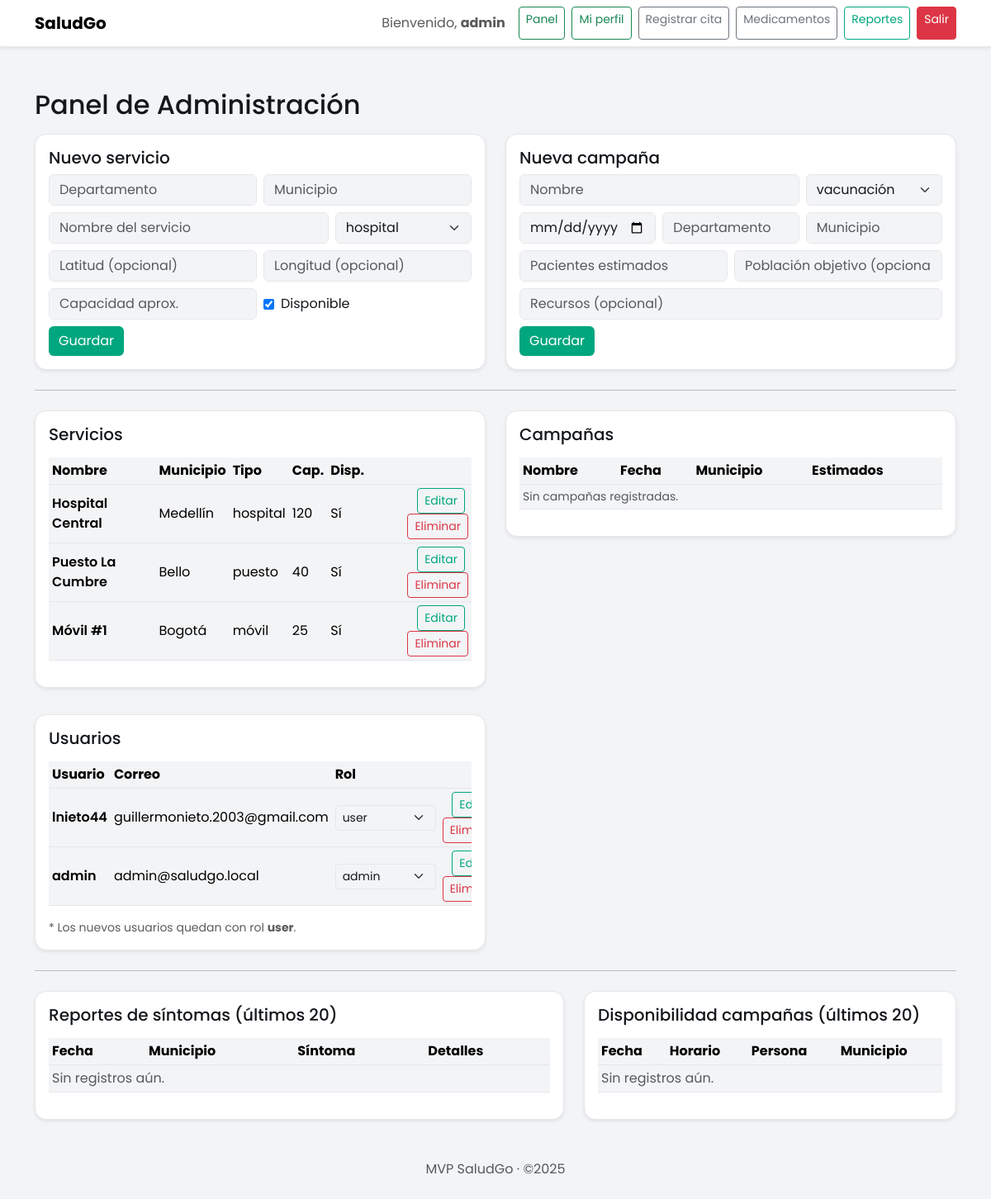
The page /admin (signed in) on the database its author committed.
### tables this page shows
CREATE TABLE users (
  id INTEGER PRIMARY KEY AUTOINCREMENT,
  username TEXT UNIQUE NOT NULL,
  email TEXT,
  password_hash TEXT NOT NULL,
  role TEXT NOT NULL DEFAULT 'user',
  created_at TEXT DEFAULT CURRENT_TIMESTAMP
);

CREATE TABLE services (
  id INTEGER PRIMARY KEY AUTOINCREMENT,
  depto TEXT, municipio TEXT, name TEXT NOT NULL, type TEXT,
  lat REAL, lon REAL, capacity INTEGER DEFAULT 30, available INTEGER DEFAULT 1,
  created_at TEXT DEFAULT CURRENT_TIMESTAMP
);

### app.py (the view)
@app.route("/admin")
@admin_required
def admin():
    db = get_db()
    services = db.execute("SELECT * FROM services ORDER BY created_at DESC").fetchall()
    campaigns = db.execute(
        "SELECT * FROM campaigns ORDER BY (fecha IS NULL), fecha DESC, created_at DESC"
    ).fetchall()
    users = db.execute(
        "SELECT id, username, email, role, created_at FROM users ORDER BY created_at DESC"
    ).fetchall()
    reports = db.execute(
        """
        SELECT id, fecha, depto, municipio, symptom,
               substr(coalesce(details,''),1,80) AS details, created_at
        FROM community_reports
        ORDER BY created_at DESC
        LIMIT 20
    """
    ).fetchall()
    slots = db.execute(
        """
        SELECT id, coalesce(username,'(Anónimo)') as username,
               fecha, horario, depto, municipio, created_at
        FROM availability_slots
        ORDER BY created_at DESC
        LIMIT 20
    """
    ).fetchall()
    return render_template(
        "admin.html",
        user=current_user(),
        services=services,
        campaigns=campaigns,
        users=users,
        reports=reports,
        slots=slots,
    )

### templates/admin.html (shortened to what this page needs)
{% extends "base.html" %}
{% block content %}
<div class="container py-4">
  <h2 class="mb-3">Panel de Administración</h2>
  <div class="row g-4">
    <div class="col-lg-6">
      <div class="card shadow-sm p-3">
        <h5>Nuevo servicio</h5>
        <form method="post" action="{{ url_for('admin_services_create') }}">
          <div class="row g-2">
            <div class="col-md-6">
              <input name="depto" class="form-control" placeholder="Departamento">
            </div>
            <div class="col-md-6">
              <input name="municipio" class="form-control" placeholder="Municipio">
            </div>
            <div class="col-md-8">
              <input name="name" class="form-control" placeholder="Nombre del servicio" required>
            </div>
            <div class="col-md-4">
              <select name="type" class="form-select">
                <option>hospital</option>
              </select>
            </div>
            <div class="col-md-6">
              <input name="lat" class="form-control" placeholder="Latitud (opcional)">
            </div>
            <div class="col-md-6">
              <input name="lon" class="form-control" placeholder="Longitud (opcional)">
            </div>
            <div class="col-md-6">
              <input name="capacity" class="form-control" placeholder="Capacidad aprox.">
            </div>
            <div class="col-md-6 d-flex align-items-center gap-2">
              <input type="checkbox" name="available" checked> Disponible
            </div>
            <div class="col-12">
              <button class="btn btn-primary">Guardar</button>
            </div>
          </div>
        </form>
      </div>
    </div>
    <div class="col-lg-6">
      <div class="card shadow-sm p-3">
        <h5>Nueva campaña</h5>
        <form method="post" action="{{ url_for('admin_campaigns_create') }}">
          <div class="row g-2">
            <div class="col-md-8">
              <input name="name" class="form-control" placeholder="Nombre" required>
            </div>
            <div class="col-md-4">
              <select name="type" class="form-select">
                <option>vacunación</option>
              </select>
            </div>
            <div class="col-md-4">
              <input type="date" name="fecha" class="form-control">
            </div>
            <div class="col-md-4">
              <input name="depto" class="form-control" placeholder="Departamento">
            </div>
            <div class="col-md-4">
              <input name="municipio" class="form-control" placeholder="Municipio">
            </div>
            <div class="col-md-6">
              <input name="expected_patients" class="form-control" placeholder="Pacientes estimados">
            </div>
            <div class="col-md-6">
              <input name="target" class="form-control" placeholder="Población objetivo (opcional)">
            </div>
            <div class="col-12">
              <input name="resources" class="form-control" placeholder="Recursos (opcional)">
            </div>
            <div class="col-12">
              <button class="btn btn-primary">Guardar</button>
            </div>
          </div>
        </form>
      </div>
    </div>
  </div>
  <hr class="my-4">
  <div class="row g-4">
    <div class="col-lg-6">
      <div class="card p-3 shadow-sm">
        <h5 class="mb-3">Servicios</h5>
        <div class="table-responsive">
          <table class="table table-sm align-middle">
            <thead>
              <tr>
                <th>Nombre</th>
                <th>Municipio</th>
                <th>Tipo</th>
                <th>Cap.</th>
                <th>Disp.</th>
                <th class="text-end"></th>
              </tr>
            </thead>
            <tbody>
              {% for s in services %}
              <tr>
                <td class="fw-semibold">{{ s['name'] }}</td>
                <td>{{ s['municipio'] or '' }}</td>
                <td>{{ s['type'] }}</td>
                <td>{{ s['capacity'] }}</td>
                <td>{{ 'Sí' if s['available'] else 'No' }}</td>
                <td class="text-end">
                  <button
                    class="btn btn-sm btn-outline-primary me-1"
                    data-bs-toggle="modal"
                    data-bs-target="#editServiceModal"
                    data-id="{{ s['id'] }}"
                    data-name="{{ s['name'] }}"
                    data-type="{{ s['type'] }}"
                    data-depto="{{ s['depto'] }}"
                    data-municipio="{{ s['municipio'] }}"
                    data-lat="{{ s['lat'] }}"
                    data-lon="{{ s['lon'] }}"
                    data-capacity="{{ s['capacity'] }}"
                    data-available="{{ 1 if s['available'] else 0 }}">
                    Editar
                  </button>
                  <form class="d-inline" method="post" action="{{ url_for('admin_delete') }}"
                        onsubmit="return confirm('¿Eliminar servicio?')">
                    <button class="btn btn-sm btn-outline-danger">Eliminar</button>
                  </form>
                </td>
              </tr>
              {% else %}
              <tr>
                <td colspan="6" class="text-muted small">Sin servicios registrados.</td>
              </tr>
              {% endfor %}
            </tbody>
          </table>
        </div>
      </div>
    </div>
    <div class="col-lg-6">
      <div class="card p-3 shadow-sm">
        <h5 class="mb-3">Campañas</h5>
        <div class="table-responsive">
          <table class="table table-sm align-middle">
            <thead>
              <tr>
                <th>Nombre</th>
                <th>Fecha</th>
                <th>Municipio</th>
                <th>Estimados</th>
                <th class="text-end"></th>
              </tr>
            </thead>
            <tbody>
              {% for c in campaigns %}
              <tr>
                <td class="fw-semibold">{{ c['name'] }}</td>
                <td>{{ c['fecha'] or '' }}</td>
                <td>{{ c['municipio'] or '' }}</td>
                <td>{{ c['expected_patients'] or 0 }}</td>
                <td class="text-end">
                  <button
                    class="btn btn-sm btn-outline-primary me-1"
                    data-bs-toggle="modal"
                    data-bs-target="#editCampaignModal"
                    data-id="{{ c['id'] }}"
                    data-name="{{ c['name'] }}"
                    data-type="{{ c['type'] }}"
                    data-fecha="{{ c['fecha'] }}"
                    data-depto="{{ c['depto'] }}"
                    data-municipio="{{ c['municipio'] }}"
                    data-expected="{{ c['expected_patients'] }}"
                    data-target="{{ c['target'] }}"
                    data-resources="{{ c['resources'] }}">
                    Editar
                  </button>
                  <form class="d-inline" method="post" action="{{ url_for('admin_delete') }}"
                        onsubmit="return confirm('¿Eliminar campaña?')">
                    <input type="hidden" name="what" value="campaign">
                    <input type="hidden" name="id" value="{{ c['id'] }}">
                    <button class="btn btn-sm btn-outline-danger">Eliminar</button>
                  </form>
                </td>
              </tr>
              {% else %}
              <tr>
                <td colspan="5" class="text-muted small">Sin campañas registradas.</td>
              </tr>
              {% endfor %}
            </tbody>
          </table>
        </div>
      </div>
    </div>
  </div>
  <div class="row g-4 mt-2">
    <div class="col-lg-6">
      <div class="card p-3 shadow-sm">
        <h5 class="mb-3">Usuarios</h5>
        <div class="table-responsive">
          <table class="table table-sm align-middle">
            <thead>
              <tr>
                <th>Usuario</th>
                <th>Correo</th>
                <th>Rol</th>
                <th class="text-end"></th>
              </tr>
            </thead>
            <tbody>
              {% for u in users %}
              <tr>
                <td class="fw-semibold">{{ u['username'] }}</td>
                <td>{{ u['email'] or '' }}</td>
                <td style="min-width:130px">
                  <form method="post" action="{{ url_for('admin_users_role') }}">
                    <select name="role" class="form-select form-select-sm" onchange="this.form.submit()">
                      <option value="user"  {% if u['role']=='user'  %}selected{% endif %}>user</option>
                      <option value="admin" {% if u['role']=='admin' %}selected{% endif %}>admin</option>
                    </select>
                  </form>
                </td>
                <td class="text-end">
                  <button
                    class="btn btn-sm btn-outline-primary me-1"
                    data-bs-toggle="modal"
                    data-bs-target="#editUserModal"
                    data-id="{{ u['id'] }}"
                    data-username="{{ u['username'] }}"
                    data-email="{{ u['email'] or '' }}">
                    Editar
                  </button>
                  <form class="d-inline" method="post" action="{{ url_for('admin_delete') }}"
                        onsubmit="return confirm('¿Eliminar usuario?')">
                    <button class="btn btn-sm btn-outline-danger">Eliminar</button>
                  </form>
                </td>
              </tr>
              {% else %}
              <tr>
                <td colspan="4" class="text-muted small">Sin usuarios adicionales.</td>
              </tr>
              {% endfor %}
            </tbody>
          </table>
        </div>
        <div class="text-muted small">
          * Los nuevos usuarios quedan con rol <b>user</b>.
        </div>
      </div>
    </div>
  </div>
  <hr class="my-4">
  <div class="row g-4">
    <div class="col-lg-7">
      <div class="card p-3 shadow-sm">
        <h5 class="mb-3">Reportes de síntomas (últimos 20)</h5>
        <div class="table-responsive">
          <table class="table table-sm align-middle">
            <thead>
              <tr>
                <th>Fecha</th>
                <th>Municipio</th>
                <th>Síntoma</th>
                <th>Detalles</th>
              </tr>
            </thead>
            <tbody>
              {% for r in reports %}
              <tr>
                <td>{{ r['fecha'] }}</td>
                <td>{{ (r['depto'] or '') ~ ' / ' ~ (r['municipio'] or '') }}</td>
                <td>{{ r['symptom'] }}</td>
                <td class="text-truncate" style="max-width:320px">{{ r['details'] }}</td>
              </tr>
              {% else %}
              <tr>
                <td colspan="4" class="text-muted">Sin registros aún.</td>
              </tr>
              {% endfor %}
            </tbody>
          </table>
        </div>
      </div>
    </div>
    <div class="col-lg-5">
      <div class="card p-3 shadow-sm">
        <h5 class="mb-3">Disponibilidad campañas (últimos 20)</h5>
        <div class="table-responsive">
          <table class="table table-sm align-middle">
            <thead>
              <tr>
                <th>Fecha</th>
                <th>Horario</th>
                <th>Persona</th>
                <th>Municipio</th>
              </tr>
            </thead>
            <tbody>
              {% for s in slots %}
              <tr>
                <td>{{ s['fecha'] }}</td>
                <td>{{ s['horario'] }}</td>
                <td>{{ s['username'] }}</td>
                <td>{{ (s['depto'] or '') ~ ' / ' ~ (s['municipio'] or '') }}</td>
              </tr>
              {% else %}
              <tr>
                <td colspan="4" class="text-muted">Sin registros aún.</td>
              </tr>
              {% endfor %}
            </tbody>
          </table>
        </div>
      </div>
    </div>
  </div>
</div>
{% endblock %}

### templates/base.html (shortened to what this page needs)
<!doctype html>
<html lang="es">
<head>
  <link href="https://cdn.jsdelivr.net/npm/bootstrap@5.3.3/dist/css/bootstrap.min.css" rel="stylesheet"/>
  <link rel="stylesheet" href="https://cdn.jsdelivr.net/npm/swiper@11/swiper-bundle.min.css"/>
  <link rel="stylesheet" href="{{ url_for('static', filename='css/style.css') }}">
</head>
<body>
<nav class="navbar navbar-expand-lg fixed-top bg-white shadow-sm">
  <div class="container">
    <a class="navbar-brand d-flex align-items-center gap-2" href="{{ url_for('index') }}">
      <span class="fw-bold" style="display:none">SaludGo</span>
    </a>
    <div id="nav" class="collapse navbar-collapse">
      <div class="d-flex gap-2">
        {% if user %}
          <span class="navbar-text me-2">Bienvenido, <strong>{{ user['username'] }}</strong></span>
          {% if user['role'] == 'admin' %}
            <a class="btn btn-outline-success btn-sm" href="{{ url_for('admin') }}">Panel</a>
            <a class="btn btn-outline-success btn-sm" href="{{ url_for('perfil') }}">Mi perfil</a>
            <a class="btn btn-outline-secondary btn-sm" href="{{ url_for('admin_citas') }}">Registrar cita</a>
            <a class="btn btn-outline-secondary btn-sm" href="{{ url_for('admin_medicamentos') }}">Medicamentos</a>
            <a class="btn btn-outline-primary btn-sm" href="{{ url_for('reportes') }}">Reportes</a>
          {% else %}
            <a class="btn btn-outline-success btn-sm" href="{{ url_for('perfil') }}">Mi perfil</a>
            <a class="btn btn-outline-secondary btn-sm" href="{{ url_for('mis_citas') }}">Mis citas</a>
          {% endif %}
          <a class="btn btn-danger btn-sm" href="{{ url_for('logout') }}">Salir</a>
        {% endif %}
      </div>
    </div>
  </div>
</nav>
<div style="padding-top:84px"></div>
{% block content %}{% endblock %}
<footer class="py-4 text-center text-muted">MVP SaludGo · ©2025</footer>
</body>
</html>

### rows shown on the page
users: username "admin", email "admin@saludgo.local", role "admin"
services: name "Hospital Central", municipio "Medellín", type "hospital", capacity "120", available "Sí"
services: name "Puesto La Cumbre", municipio "Bello", type "puesto", capacity "40", available "Sí"
services: name "Móvil #1", municipio "Bogotá", type "móvil", capacity "25", available "Sí"
users: username "lnieto44", email "guillermonieto.2003@gmail.com", role "user"
